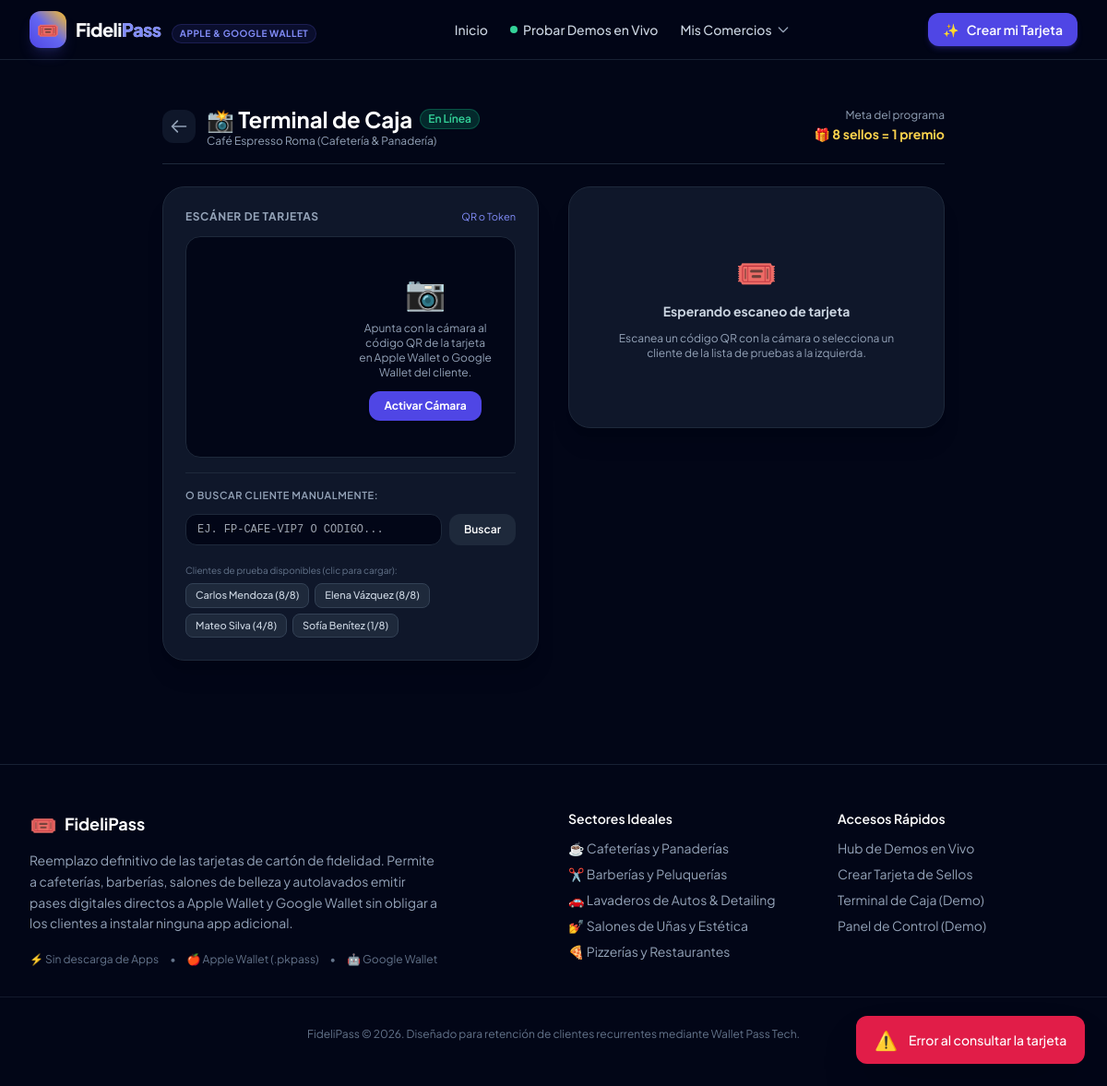
Page /merchant/cafe-roma/terminal on the committed database.
### tables this page shows
CREATE TABLE businesses (
        id INTEGER PRIMARY KEY AUTOINCREMENT,
        slug TEXT UNIQUE NOT NULL,
        name TEXT NOT NULL,
        category TEXT NOT NULL,
        tagline TEXT,
        primary_color TEXT DEFAULT '#4F46E5',
        secondary_color TEXT DEFAULT '#1E1B4B',
        icon_emoji TEXT DEFAULT '☕',
        max_stamps INTEGER DEFAULT 8,
        reward_title TEXT NOT NULL,
        reward_description TEXT,
        terms TEXT,
        phone TEXT,
        address TEXT,
        created_at TIMESTAMP DEFAULT CURRENT_TIMESTAMP
    );

CREATE TABLE cards (
        id INTEGER PRIMARY KEY AUTOINCREMENT,
        token TEXT UNIQUE NOT NULL,
        business_id INTEGER NOT NULL,
        customer_name TEXT NOT NULL,
        customer_phone TEXT,
        customer_email TEXT,
        stamps_count INTEGER DEFAULT 0,
        rewards_redeemed INTEGER DEFAULT 0,
        total_visits INTEGER DEFAULT 0,
        last_stamp_at TIMESTAMP,
        created_at TIMESTAMP DEFAULT CURRENT_TIMESTAMP,
        FOREIGN KEY (business_id) REFERENCES businesses(id) ON DELETE CASCADE
    );

### app.py (the view)
@app.route("/merchant/<slug>/terminal")
def merchant_terminal(slug):
    business = db.get_business_by_slug(slug)
    if not business:
        flash("Negocio no encontrado.", "error")
        return redirect(url_for("index"))
    cards = db.get_cards_for_business(business["id"])
    return render_template("terminal.html", business=business, cards=cards)

### app.py (called while the page is built)
@app.context_processor
def inject_globals():
    return {
        "all_businesses": db.get_all_businesses()
    }

### database.py (called while the page is built)
def get_db():
    conn = sqlite3.connect(DB_PATH)
    conn.row_factory = sqlite3.Row
    return conn

def get_business_by_slug(slug):
    conn = get_db()
    b = conn.execute("SELECT * FROM businesses WHERE slug = ?", (slug,)).fetchone()
    conn.close()
    return b

def get_all_businesses():
    conn = get_db()
    businesses = conn.execute("SELECT * FROM businesses ORDER BY id ASC").fetchall()
    conn.close()
    return businesses

def get_cards_for_business(business_id):
    conn = get_db()
    cards = conn.execute("""
        SELECT * FROM cards
        WHERE business_id = ?
        ORDER BY last_stamp_at DESC, created_at DESC
    """, (business_id,)).fetchall()
    conn.close()
    return cards

### templates/terminal.html (shortened to what this page needs)
{% extends "base.html" %}
{% block content %}
<div class="max-w-4xl mx-auto px-4 sm:px-6 py-8">
    <div class="flex items-center justify-between mb-6 pb-4 border-b border-slate-800">
        <div class="flex items-center gap-3">
            <a href="{{ url_for('business_dashboard', slug=business.slug) }}" class="p-2 rounded-xl bg-slate-900 hover:bg-slate-800 text-slate-400 hover:text-white transition-colors">
                <svg class="w-5 h-5" fill="none" stroke="currentColor" viewBox="0 0 24 24"><path stroke-linecap="round" stroke-linejoin="round" stroke-width="2" d="M10 19l-7-7m0 0l7-7m-7 7h18"/></svg>
            </a>
            <div>
                <h1 class="text-xl sm:text-2xl font-bold text-white flex items-center gap-2">
                    <span>📸 Terminal de Caja</span>
                    <span class="text-xs px-2 py-0.5 rounded-full bg-emerald-500/20 text-emerald-400 font-semibold border border-emerald-500/30">En Línea</span>
                </h1>
                <p class="text-xs text-slate-400">{{ business.name }} ({{ business.category }})</p>
            </div>
        </div>
        <div class="text-right">
            <span class="text-xs text-slate-400 block">Meta del programa</span>
            <span class="text-sm font-bold text-amber-300">🎁 {{ business.max_stamps }} sellos = 1 premio</span>
        </div>
    </div>
    <div class="grid grid-cols-1 md:grid-cols-12 gap-8 items-start">
        <div class="md:col-span-6 space-y-6">
            <div class="p-6 rounded-3xl bg-slate-900 border border-slate-800 shadow-xl">
                <div class="flex justify-between items-center mb-3">
                    <span class="text-xs font-bold text-slate-400 uppercase tracking-wider">Escáner de Tarjetas</span>
                    <span class="text-[11px] text-indigo-400">QR o Token</span>
                </div>
                <div id="reader-container" class="rounded-2xl overflow-hidden bg-slate-950 border border-slate-800 relative min-h-[240px] flex items-center justify-center">
                    <div id="camera-placeholder" class="text-center p-6 space-y-3">
                        <span class="text-4xl">📷</span>
                        <p class="text-xs text-slate-400 max-w-xs">Apunta con la cámara al código QR de la tarjeta en Apple Wallet o Google Wallet del cliente.</p>
                        <button id="start-camera-btn" onclick="startCameraScanner()" class="px-4 py-2 rounded-xl bg-indigo-600 hover:bg-indigo-500 text-white font-bold text-xs shadow transition-all">
                            Activar Cámara
                        </button>
                    </div>
                </div>
                <div class="mt-4 pt-4 border-t border-slate-800 space-y-3">
                    <div class="text-[11px] font-semibold text-slate-400 uppercase tracking-wider">
                        O buscar cliente manualmente:
                    </div>
                    <div class="flex gap-2">
                        <input type="text" id="manual-token-input" placeholder="Ej. FP-CAFE-VIP7 o código..."
                               class="flex-1 px-3 py-2 rounded-xl bg-slate-950 border border-slate-800 text-xs text-white uppercase focus:outline-none focus:border-indigo-500 font-mono">
                        <button onclick="lookupManualToken()" class="px-4 py-2 rounded-xl bg-slate-800 hover:bg-slate-700 text-white font-semibold text-xs transition-colors">
                            Buscar
                        </button>
                    </div>
                    {% if cards %}
                    <div class="pt-2">
                        <div class="text-[10px] text-slate-500 mb-1.5">Clientes de prueba disponibles (clic para cargar):</div>
                        <div class="flex flex-wrap gap-1.5">
                            {% for c in cards %}
                            <button onclick="loadCardByToken('{{ c.token }}')"
                                    class="px-2.5 py-1 rounded-lg bg-slate-800 hover:bg-indigo-600/30 hover:border-indigo-500/50 border border-slate-700 text-[11px] text-slate-300 font-medium transition-all">
                                {{ c.customer_name }} ({{ c.stamps_count }}/{{ business.max_stamps }})
                            </button>
                            {% endfor %}
                        </div>
                    </div>
                    {% endif %}
                </div>
            </div>
        </div>
        <div class="md:col-span-6 space-y-6">
            <div id="card-details-box" class="p-6 rounded-3xl bg-slate-900 border border-slate-800 shadow-xl transition-all">
                <div id="no-card-selected" class="text-center py-12 text-slate-500 space-y-3">
                    <span class="text-4xl block">🎟️</span>
                    <h3 class="font-bold text-slate-300 text-sm">Esperando escaneo de tarjeta</h3>
                    <p class="text-xs text-slate-400 max-w-xs mx-auto">
                        Escanea un código QR con la cámara o selecciona un cliente de la lista de pruebas a la izquierda.
                    </p>
                </div>
            </div>
        </div>
    </div>
</div>
{% endblock %}

### static/css/style.css (style rules this page uses)
:root { --primary: #4f46e5; --primary-dark: #3730a3; --secondary: #0f172a; }
body { font-family: 'Plus Jakarta Sans', system-ui, -apple-system, BlinkMacSystemFont, 'Segoe UI', Roboto, sans-serif; background-color: #0b0f19; color: #f3f4f6; overflow-x: hidden; }

### rows in the picture
businesses: name "Café Espresso Roma", category "Cafetería & Panadería", max_stamps "8"
cards: customer_name "Carlos Mendoza", stamps_count "8"
cards: customer_name "Elena Vázquez", stamps_count "8"
cards: customer_name "Mateo Silva", stamps_count "4"
cards: customer_name "Sofía Benítez", stamps_count "1"
